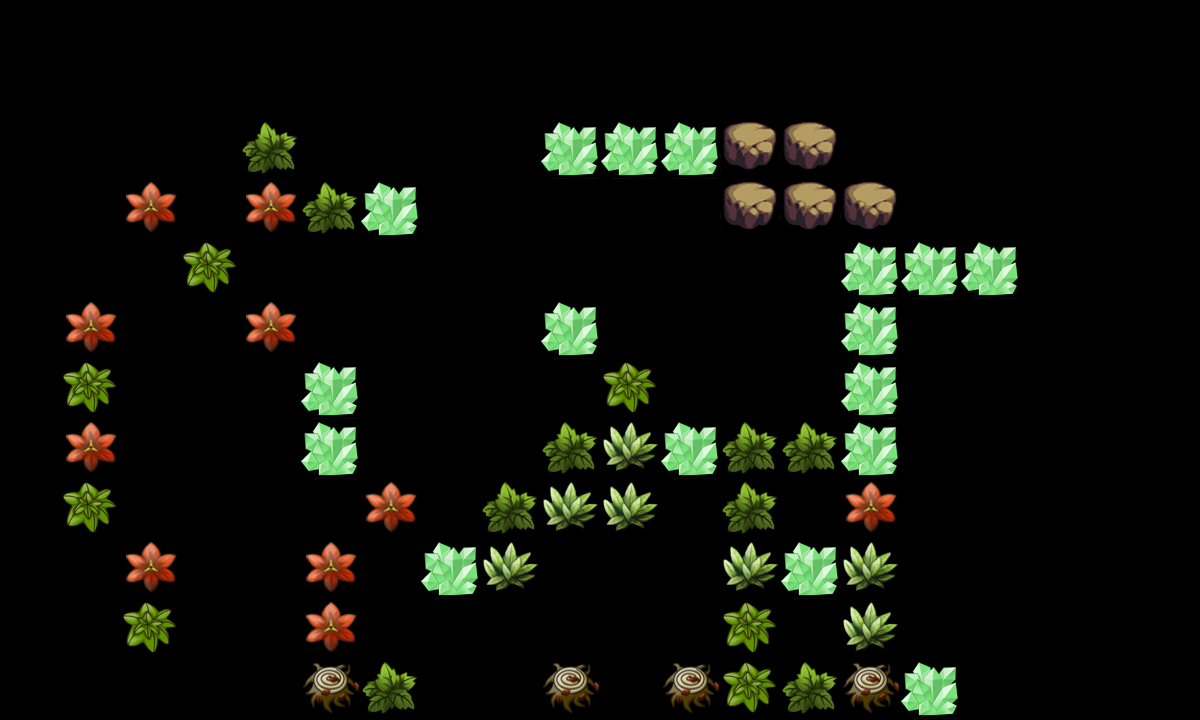

This is a level from a 2D game, rendered from its Tiled map with the project's own tilesets. A one-line summary and the map file follow, with tile-layer data summarised:
An orthogonal 20x12 tile map with 60x60 px tiles, 2 tile layers (canDes, cannotDes) and 15 objects (re1, tankpoint, re2, re3, re4, ...).

<map version="1.0" orientation="orthogonal" width="20" height="12" tilewidth="60" tileheight="60">
 <tileset firstgid="1" name="tmw_desert_spacing" tilewidth="60" tileheight="60">
  <image source="tmw_desert_spacing.png" width="480" height="300" />
  <tile id="30">
   <properties>
    <property name="canDes" value="1" />
   </properties>
  </tile>
 </tileset>
 <layer name="canDes" width="20" height="12">
  <data>[240 cells, 42 non-empty, 6 distinct tile ids]</data>
 </layer>
 <layer name="cannotDes" width="20" height="12">
  <data>[240 cells, 17 non-empty, 1 distinct tile ids]</data>
 </layer>
 <objectgroup name="spawnPoints" width="20" height="12">
  <object name="re1" x="538" y="205" width="60" height="60" />
  <object name="tankpoint" x="600" y="600" width="60" height="60" />
  <object name="re2" x="960" y="120" width="60" height="60" />
  <object name="re3" x="360" y="60" width="60" height="60" />
  <object name="re4" x="955" y="513" width="60" height="60" />
  <object name="re5" x="419" y="394" width="60" height="60" />
  <object name="re6" x="840" y="60" width="60" height="60" />
  <object name="re7" x="757" y="299" width="56" height="58" />
  <object name="re8" x="419" y="272" width="59" height="57" />
 </objectgroup>
 <objectgroup name="roadPoints" width="20" height="12" visible="0">
  <object name="p1" x="60" y="360" width="60" height="60" />
  <object name="p2" x="1080" y="360" width="60" height="60" />
 </objectgroup>
 <objectgroup name="bossPoint" width="20" height="12" visible="0">
  <object name="boss1" x="600" y="60" width="60" height="60" />
 </objectgroup>
 <objectgroup name="buildingPoint" width="20" height="12">
  <object name="building1" x="900" y="300" width="120" height="120" />
 </objectgroup>
 <objectgroup name="endPoint" width="20" height="12">
  <object name="endpoint" x="660" y="300" width="60" height="60" />
 </objectgroup>
 <objectgroup name="morePoint" width="20" height="12">
  <object name="morepoint" x="180" y="420" width="60" height="60" />
 </objectgroup>
</map>
